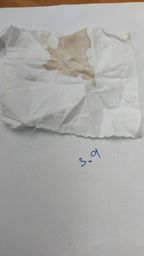
#> input picture testImages/b.jpg, 144 x 256 px, shrunk from 898 x 1600 before the run
$ python testScatterPlot.py
#> lines starting #> are read from the running program, lines starting #| are printed output that depends on the picture
import matplotlib.pyplot as plt
from mpl_toolkits import mplot3d
from PIL import Image

im = Image.open("testImages/b.jpg")
#> im is the input picture: PIL image 144x256 RGB; mean R, G, B 168.2, 167.1, 165.1
px = im.load()

ax = plt.axes(projection='3d')
x = []
y = []
z = []
c = []

for row in range(0, im.height):
    for col in range(0, im.width):
        pix = px[col, row]
        newCol = (pix[0] / 255, pix[1] / 255, pix[2] / 255)
        print('new col: ', newCol)
        if(not newCol in c):
            x.append(pix[0])
            y.append(pix[1])
            z.append(pix[2])
            c.append(newCol)
#> after the loop, c = 3030 items, first 6: (0.408, 0.239, 0.114), (0.42, 0.251, 0.125), (0.427, 0.259, 0.125), (0.431, 0.263, 0.125), (0.439, 0.271, 0.133), (0.443, 0.271, 0.125); x = 3030 values, max 211 at index 2543, min 44 at index 2921, mean 157.9; y = 3030 values, max 211 at index 2543, min 50 at index 2922, mean 149.1; z = 3030 values, max 223 at index 2831, min 24 at index 376, mean 139.6

ax.scatter(x, y, z, c=c)
plt.show()
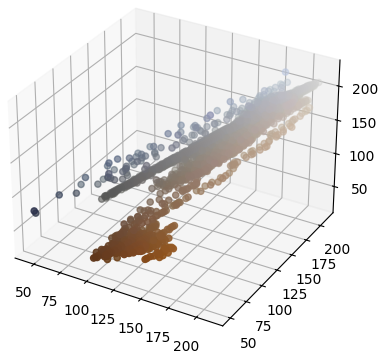
#> figure drawn by matplotlib, 1 panel

$ run again, with testImages/a.jpg copied over testImages/b.jpg
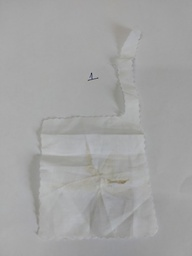
#> input picture testImages/a.jpg, 192 x 256 px, shrunk from 677 x 903 before the run
#> im is the input picture: PIL image 192x256 RGB; mean R, G, B 163.1, 163.4, 163.1
#> after the loop `for row in range(0, im.height):`: c = 1047 items, first 6: (0.62, 0.62, 0.62), (0.624, 0.624, 0.624), (0.627, 0.627, 0.627), (0.631, 0.631, 0.631), (0.635, 0.635, 0.635), (0.639, 0.639, 0.639); x = 1047 values, max 189 at index 527, min 37 at index 278, mean 157.7; y = 1047 values, max 189 at index 527, min 38 at index 278, mean 157.4; z = 1047 values, max 191 at index 528, min 42 at index 278, mean 154.6
#> `plt.show()`:
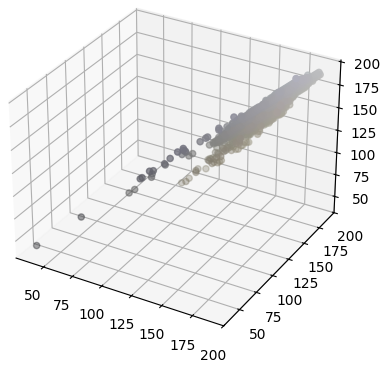
#> figure drawn by matplotlib, 1 panel

$ run again, with testImages/c.jpg copied over testImages/b.jpg
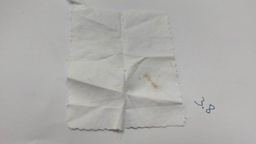
#> input picture testImages/c.jpg, 256 x 144 px, shrunk from 1600 x 898 before the run
#> im is the input picture: PIL image 256x144 RGB; mean R, G, B 172.8, 172.4, 169.9
#> after the loop `for row in range(0, im.height):`: c = 1187 items, first 6: (0.643, 0.639, 0.631), (0.647, 0.643, 0.635), (0.651, 0.647, 0.639), (0.655, 0.651, 0.643), (0.659, 0.655, 0.647), (0.663, 0.659, 0.651); x = 1187 values, max 199 at index 774, min 87 at index 1153, mean 163.4; y = 1187 values, max 198 at index 962, min 82 at index 1153, mean 162.4; z = 1187 values, max 203 at index 826, min 78 at index 1153, mean 158.3
#> `plt.show()`:
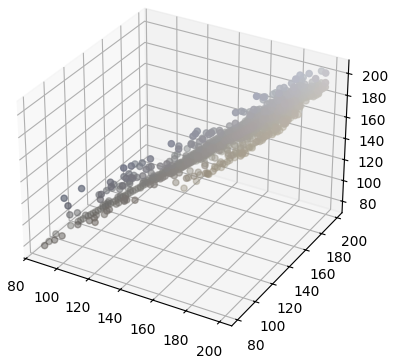
#> figure drawn by matplotlib, 1 panel
